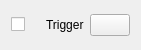
<?xml version="1.0" encoding="UTF-8"?>
<ui version="4.0">
 <class>CustomMenuButton</class>
 <widget class="QWidget" name="CustomMenuButton">
  <property name="geometry">
   <rect>
    <x>0</x>
    <y>0</y>
    <width>141</width>
    <height>50</height>
   </rect>
  </property>
  <property name="windowTitle">
   <string>Form</string>
  </property>
  <layout class="QHBoxLayout" name="horizontalLayout">
   <item>
    <widget class="QCheckBox" name="checkBoxCustomMenuButton">
     <property name="text">
      <string/>
     </property>
    </widget>
   </item>
   <item>
    <widget class="QLabel" name="lblCustomMenuButton">
     <property name="text">
      <string>Trigger</string>
     </property>
    </widget>
   </item>
   <item>
    <widget class="adiscope::CustomPushButton" name="btnCustomMenuButton">
     <property name="text">
      <string/>
     </property>
     <property name="checkable">
      <bool>true</bool>
     </property>
    </widget>
   </item>
  </layout>
 </widget>
 <customwidgets>
  <customwidget>
   <class>adiscope::CustomPushButton</class>
   <extends>QPushButton</extends>
   <header>gui/customPushButton.hpp</header>
  </customwidget>
 </customwidgets>
 <resources/>
 <connections/>
</ui>
